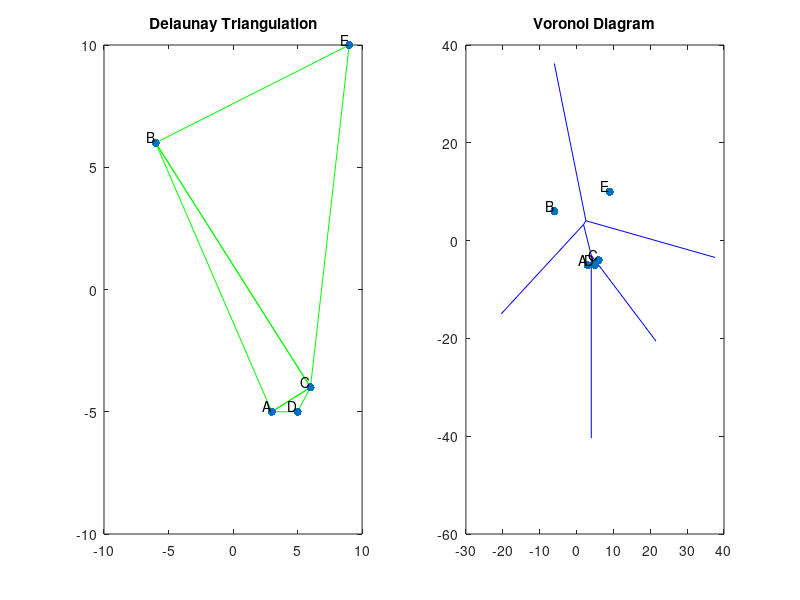

Source code (MATLAB):
% Define points
points = [3, -5;    % A
          -6, 6;    % B
           6, -4;   % C
           5, -5;   % D
           9, 10];  % E

% Compute Delaunay Triangulation
tri = delaunay(points(:,1), points(:,2));

% Plot Delaunay Triangulation
figure;
subplot(1, 2, 1);
triplot(tri, points(:,1), points(:,2), 'g');
hold on;
scatter(points(:,1), points(:,2), 'ro', 'filled');
labels = {'A', 'B', 'C', 'D', 'E'};
for i = 1:length(points)
    text(points(i,1), points(i,2), labels{i}, 'VerticalAlignment', 'bottom', 'HorizontalAlignment', 'right');
end
title('Delaunay Triangulation');
hold off;

% Compute Voronoi Diagram
[vx, vy] = voronoi(points(:,1), points(:,2));

% Plot Voronoi Diagram
subplot(1, 2, 2);
plot(vx, vy, 'b');
hold on;
scatter(points(:,1), points(:,2), 'ro', 'filled');
for i = 1:length(points)
    text(points(i,1), points(i,2), labels{i}, 'VerticalAlignment', 'bottom', 'HorizontalAlignment', 'right');
end
title('Voronoi Diagram');
hold off;
